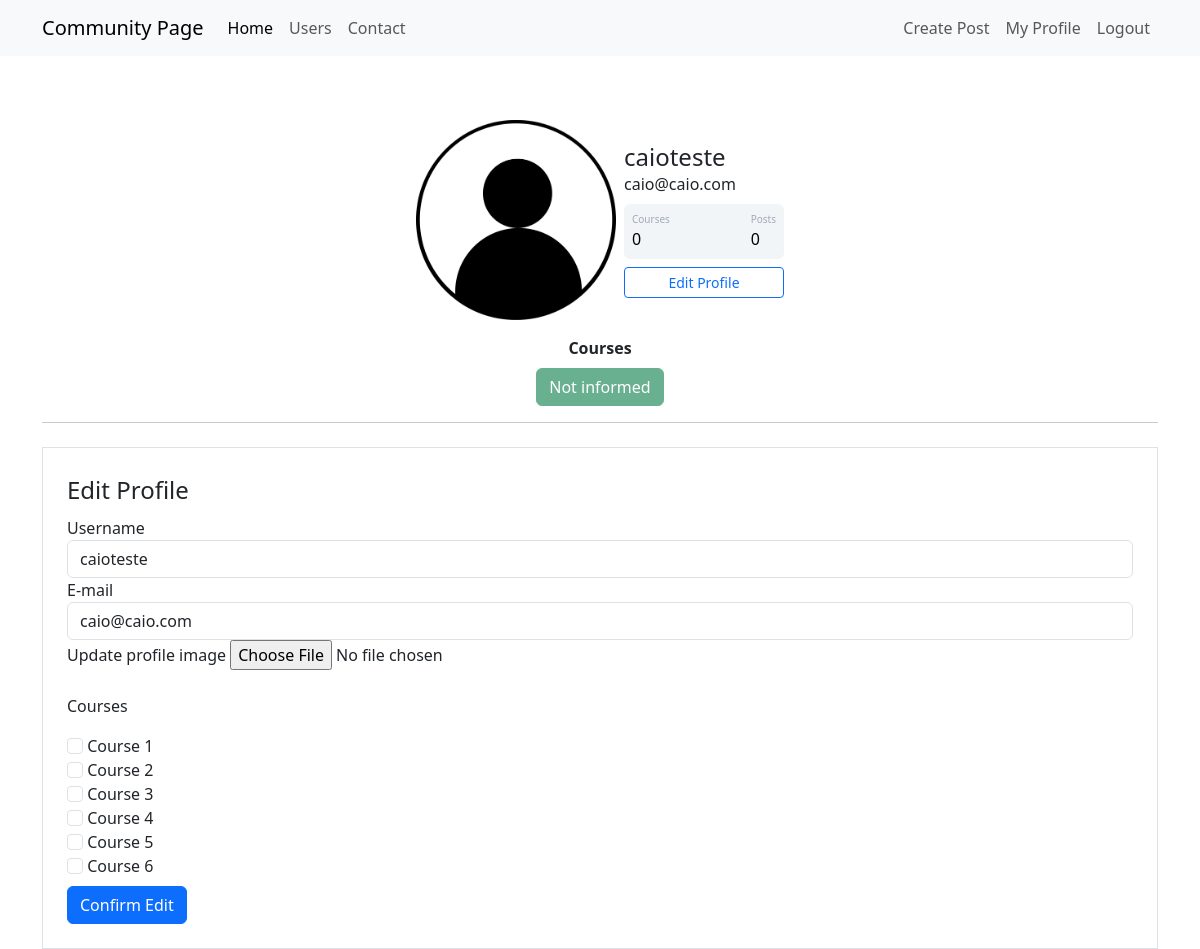
The app's page /profile/edit (signed in) with its own data.
### community_site/models.py (models this page shows)
class User(database.Model, UserMixin):
    id = database.Column(database.Integer, primary_key = True)
    username = database.Column(database.String, nullable = False)
    email = database.Column(database.String, nullable = False, unique = True)
    password = database.Column(database.String, nullable = False)
    profile_photo = database.Column(database.String, default = "default.jpg")
    posts = database.relationship('Post', backref = "author", lazy = True)
    courses = database.Column(database.String, nullable = False, default = "Not informed")
    def count_posts(self):
        return len(self.posts)

### community_site/routes.py (the view)
@app.route('/profile/edit', methods=['GET', 'POST'])
@login_required
def profile_edit():
    form_edit_profile = FormEditProfile()
    if form_edit_profile.validate_on_submit():
        current_user.email = form_edit_profile.email.data
        current_user.username = form_edit_profile.username.data
        if form_edit_profile.profile_image.data:
            image_name = save_img(form_edit_profile.profile_image.data)
            current_user.profile_photo = image_name
        current_user.courses = update_courses(form_edit_profile)
        database.session.commit()
        flash(f"Profile successfully updated!", 'alert-success')
        return (redirect(url_for('profile')))
    elif request.method == 'GET':
        form_edit_profile.email.data = current_user.email
        form_edit_profile.username.data = current_user.username
    profile_image = url_for('static', filename = 'images/{}'.format(current_user.profile_photo))
    return render_template('profile_edit.html', profile_photo = profile_image, form_edit_profile = form_edit_profile)

### community_site/forms.py (shortened to what this page needs)
class FormEditProfile(FlaskForm):
    username = StringField('Username', validators=[DataRequired()])
    email = StringField('E-mail', validators=[DataRequired(), Email()])
    profile_image = FileField('Update profile image', validators=[FileAllowed(['jpg', 'jpeg', 'png'])])
    course1 = BooleanField('Course 1')
    course2 = BooleanField('Course 2')
    course3 = BooleanField('Course 3')
    course4 = BooleanField('Course 4')
    course5 = BooleanField('Course 5')
    course6 = BooleanField('Course 6')
    submit_button_edit_profile = SubmitField('Confirm Edit')

### community_site/models.py (called while the page is built)
@login_manager.user_loader
def load_user (user_id):
    return User.query.get(int(user_id))

### community_site/templates/profile_edit.html (shortened to what this page needs)
{% extends 'profile.html'%}
{% block form_edit_profile %}
<div class="container">
    <hr>
    <div class="row">
        <div class="col">
            <form method="POST" action="" class="border p-4 mt-2" novalidate enctype="multipart/form-data">
                <legend>Edit Profile</legend>
                <fieldset>
                     <div class="form-group">
                        {{form_edit_profile.username.label(class="form-control-label")}}
                        {% if form_edit_profile.username.errors %}
                            {{form_edit_profile.username(class="form-control is-invalid")}}
                            <div class="invalid-feedback">
                            {% for error in form_edit_profile.username.errors %}
                                {{error}}
                            {% endfor %}
                            </div>
                        {% else %}
                             {{form_edit_profile.username(class="form-control")}}
                        {% endif %}
                    </div>
                    <div class="form-group">
                        {{form_edit_profile.email.label(class="form-control-label")}}
                        {% if form_edit_profile.email.errors %}
                            {{form_edit_profile.email(class="form-control is-invalid")}}
                            <div class="invalid-feedback">
                            {% for error in form_edit_profile.email.errors %}
                                {{error}}
                            {% endfor %}
                            </div>
                        {% else %}
                             {{form_edit_profile.email(class="form-control")}}
                        {% endif %}
                    </div>
                    <div class="form-group">
                        {{ form_edit_profile.profile_image.label }}
                        {{ form_edit_profile.profile_image(class="form-control-file") }}
                    </div>
                    <br>
                    <p>Courses</p>
                    {% for field in form_edit_profile %}
                        {% if 'course' in field.name %}
                            <div class="form-group">
                            {{  field(class="form-check-input")   }}
                            {{  field.label(class="form-check-label") }}
                            </div>
                        {% endif %}
                    {% endfor %}
                </fieldset>
                {{form_edit_profile.submit_button_edit_profile(class="btn btn-primary mt-2")}}
            </form>
        </div>
    </div>
</div>
{% endblock %}

### community_site/templates/profile.html
{% extends 'base.html' %}
{% block body %}
    <div class="container mt-5 d-flex justify-content-center">
        <div class="card p-3">
            <div class="d-flex align-items-center">
                <div class="image pe-2"> <img src="{{profile_photo}}" class="rounded" width="200"> </div>
                <div class="ml-3 w-100">
                    <h4 class="mb-0 mt-0">{{ current_user.username }}</h4> <span>{{ current_user.email }}</span>
                    <div class="p-2 mt-2 bg-primary d-flex justify-content-between rounded text-white stats">
                        {% if "Not informed" in current_user.courses or not current_user.courses%}
                            <div class="d-flex flex-column"> <span class="articles">Courses</span> <span class="number1">0</span> </div>
                        {% else %}
                            <div class="d-flex flex-column"> <span class="articles">Courses</span> <span class="number1">{{current_user.courses.count(';') + 1}}</span> </div>
                        {% endif %}
                        <div class="d-flex flex-column"> <span class="rating">Posts</span> <span class="number3">{{current_user.count_posts()}}</span> </div>
                    </div>
                    <div class="button mt-2 d-flex flex-row align-items-center"> <a href="{{url_for('profile_edit')}}">
                        <a class="w-100" href="{{url_for('profile_edit')}}">
                            <button class="btn btn-sm btn-outline-primary w-100">Edit Profile</button>
                        </a>
                    </div>
                </div>
            </div>
        </div>
    </div>
<div class="row justify-content-center">
    <div class="col col-4" style="text-align: center">
        <strong>Courses</strong><br>
        {% for course in current_user.courses.split(';') %}
        <button type="button" class="btn btn-success mt-2" disabled>{{ course }}</button>
        {% endfor %}
    </div>
</div>
{% block form_edit_profile %}
{% endblock %}
{% endblock %}

### community_site/static/main.css (style rules this page uses)
.card { width: 400px; border: none; border-radius: 10px; background-color: #fff }
.stats { background: #f2f5f8 !important; color: #000 !important }
.articles { font-size: 10px; color: #a1aab9 }
.number1 { font-weight: 500 }
.rating { font-size: 10px; color: #a1aab9 }
.number3 { font-weight: 500 }

### records on screen
User: username "caioteste", email "caio@caio.com", courses "Not informed"

### other values on screen
{{ current_user.count_posts() }} "0"
{{ field.label(class="form-check-label") }} "Course 1" "Course 2" "Course 3" "Course 4" "Course 5" "Course 6"
